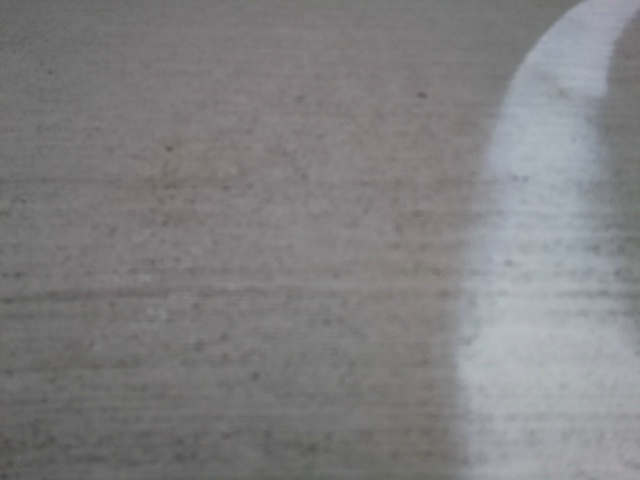
#> input picture 22_in.jpg, 640 x 480 px
$ python -i line_following.py   (imports and definitions only)   (older library calls are emulated)
#> lines starting #> are read from the running program, lines starting #| are printed output that depends on the picture; after the words box and inside, x2 and y2 are one past the last pixel; in counts of white or black regions, pixels touching at a corner belong together
import numpy as np
import cv2
import copy
import math
import os
import time

# [116 lines left out: functions double_raster, sobel_thresh, mag_thresh, dir_threshold, luv_select, lab_select, not called in this run]

def hls_select(img,channel='l',thresh=(0, 255)):
    hls = cv2.cvtColor(img, cv2.COLOR_RGB2HLS)
    h_channel = hls[:,:,0]
    l_channel=hls[:,:,1]
    s_channel=hls[:,:,2]
    binary_output = np.zeros_like(l_channel)
    if channel=='h':
        binary_output[(h_channel > thresh[0]) & (h_channel< thresh[1])] = 1
    elif channel=='l':
        binary_output[(l_channel > thresh[0]) & (l_channel< thresh[1])] = 1
    else:
        binary_output[(s_channel > thresh[0]) & (s_channel< thresh[1])] = 1
    return binary_output

def rgb_select(img,thresh=(0,255)):
    b=img[:,:,0]
    g=img[:,:,1]
    r=img[:,:,2]
    binary_output=np.zeros_like(r)
    binary_output[(b>thresh[0])&(b<thresh[1])&(g>thresh[0])&(g<thresh[1])&(r>thresh[0])&(r<thresh[1])]=1
    return binary_output

def get_middle(img):
    rowNum = img.shape[0]
    colNum = img.shape[1]
    rowInterval = rowNum//4
    colInterval = colNum//4
    midRow = rowNum//2
    midCol = colNum//2
    # Take the middle one third of the image
    croppedImg = img[0:rowNum, midCol-colInterval:midCol+colInterval]
    return croppedImg

# Dilation to expand white line after thresholding
def dilation(img):
    kernel = np.ones((17,17), np.uint8)
    img_dilation = cv2.dilate(img, kernel, iterations=1)
    return img_dilation

# [63 lines left out: functions normalize, get_center, switchRowCol, addCoordinates, row_segment_centor, not called in this run]

def thresholding(img):
    rgb_thresh = rgb_select(img,(150,255))
    hls_thresh = hls_select(img,channel='l', thresh=(180,240 ))
    #lab_thresh = lab_select(img, channel='l',thresh=(190, 240))
    #luv_thresh = luv_select(img, channel='l',thresh=(180, 240))
    threshholded = np.zeros_like(hls_thresh)
    #threshholded[((hls_thresh == 1) & (lab_thresh == 1))& (rgb_thresh==1) & (luv_thresh==1)]=255
    threshholded[((hls_thresh == 1)&(rgb_thresh==1))]=255

    return threshholded


def img_process(img):
    NUM_SEGS=40
    img=cv2.GaussianBlur(img,(5,5),0)

    pro_img=thresholding(img)
    #img=thresholding(img)
    pro_img = get_middle(pro_img)
    pro_img=dilation(pro_img)
    #segmentCentors, blockCenters = row_segment_centor(pro_img, NUM_SEGS)
    '''
    for i in range(0, NUM_SEGS):
        cv2.circle(img, segmentCentors[i], 5, (255,0,0))
        for j in range(0, len(blockCenters[i])):
            cv2.circle(img, blockCenters[i][j], 5, (0,0,255))
'''
    img=get_middle(img)
    return pro_img, img


# [31 lines left out: functions decide_way, capture_and_decide, not called in this run]

# [13 lines of commented-out code are left out]


'''
cap=cv2.VideoCapture(video)
#img=cv2.imread(os.path.join(folder,filename))
while(cap.isOpened()):
    ret,frame=cap.read()
    command,img,blur=decide_way(frame)
    cv2.imshow('frame',blur)
    cv2.imshow('img',img)
    if cv2.waitKey(1) & 0xFF==ord('q'):
        break
cap.release()
cv2.destroyAllWindows()
'''

>>> import cv2
>>> picture = cv2.cvtColor(cv2.imread('22_in.jpg'), cv2.COLOR_BGR2RGB)
>>> result = img_process(picture)
#> in thresholding, `rgb_thresh = rgb_select(img,(150,255))`:
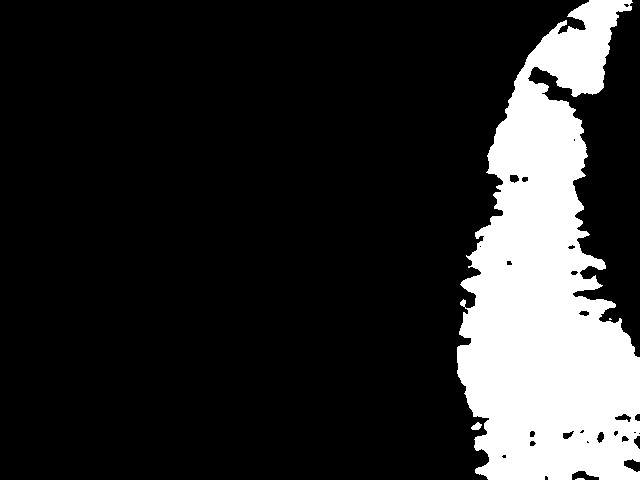
#> rgb_thresh: shape (480, 640); values 0 (black) and 1 (white), 17.5% white; 4 white regions (2 under 20 px), largest, box (x1, y1, x2, y2) and area: (457, 0, 640, 480) 53727, (471, 422, 482, 430) 57
#> in hls_select, `hls = cv2.cvtColor(img, cv2.COLOR_RGB2HLS)`: hls: shape (480, 640, 3); mean of channels 0, 1, 2 85.6, 128.6, 5.8
#> in hls_select, `h_channel = hls[:,:,0]`:
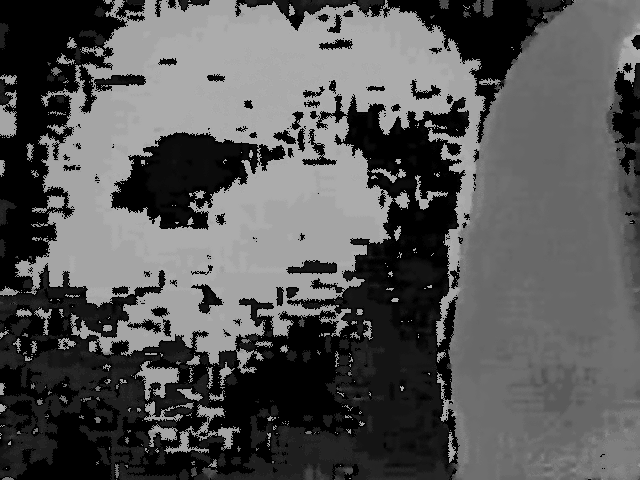
#> h_channel: shape (480, 640); min 0, max 177, mean 85.6
#> in hls_select, `s_channel=hls[:,:,2]`:
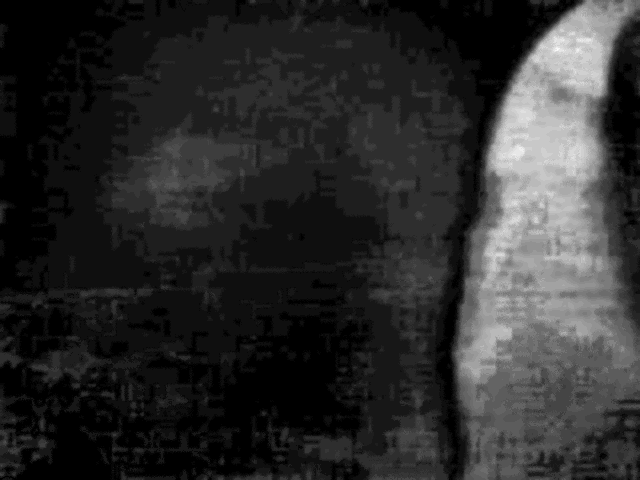
#> s_channel: shape (480, 640); min 0, max 33, mean 5.8; drawn with min black and max white
#> in thresholding, `hls_thresh = hls_select(img,channel='l', thresh=(180,240 ))`:
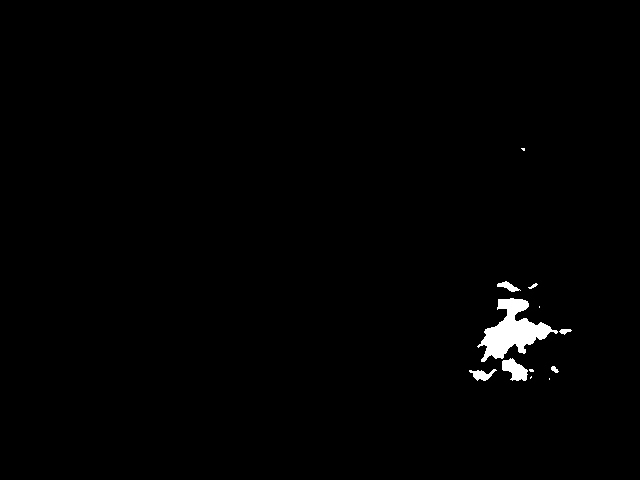
#> hls_thresh: shape (480, 640); values 0 (black) and 1 (white), 0.97% white; 12 white regions (5 under 20 px), largest, box (x1, y1, x2, y2) and area: (477, 298, 558, 362) 2184, (502, 358, 528, 381) 365, (469, 369, 497, 381) 169
#> in get_middle, `croppedImg = img[0:rowNum, midCol-colInterval:midCol+colInterval]`:
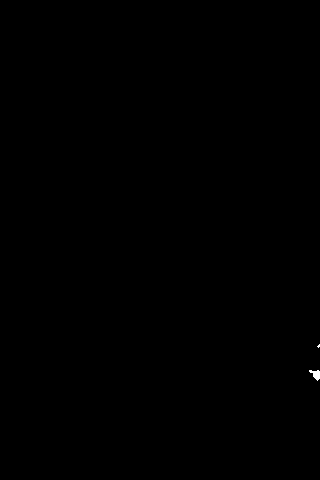
#> croppedImg: shape (480, 320); 0.05% white; 2 white regions (1 under 20 px), largest, box (x1, y1, x2, y2) and area: (309, 370, 320, 381) 69
#> in dilation, `img_dilation = cv2.dilate(img, kernel, iterations=1)`:
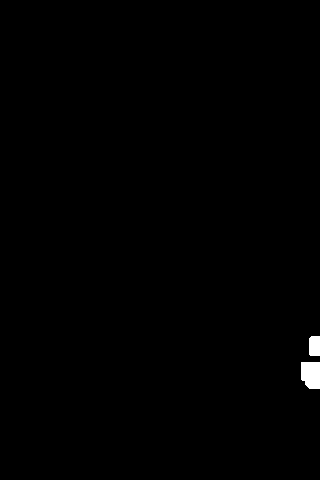
#> img_dilation: shape (480, 320); 0.45% white; 2 white regions, box (x1, y1, x2, y2) and area: (301, 362, 320, 389) 470, (309, 336, 320, 356) 216
#> in get_middle (call 2), `croppedImg = img[0:rowNum, midCol-colInterval:midCol+colInterval]`:
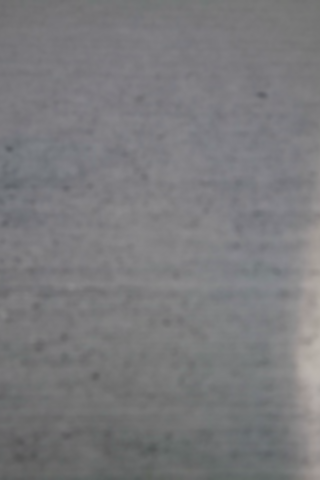
#> croppedImg: shape (480, 320, 3); mean of channels 0, 1, 2 125, 122.6, 122.7; drawn as B, G, R
